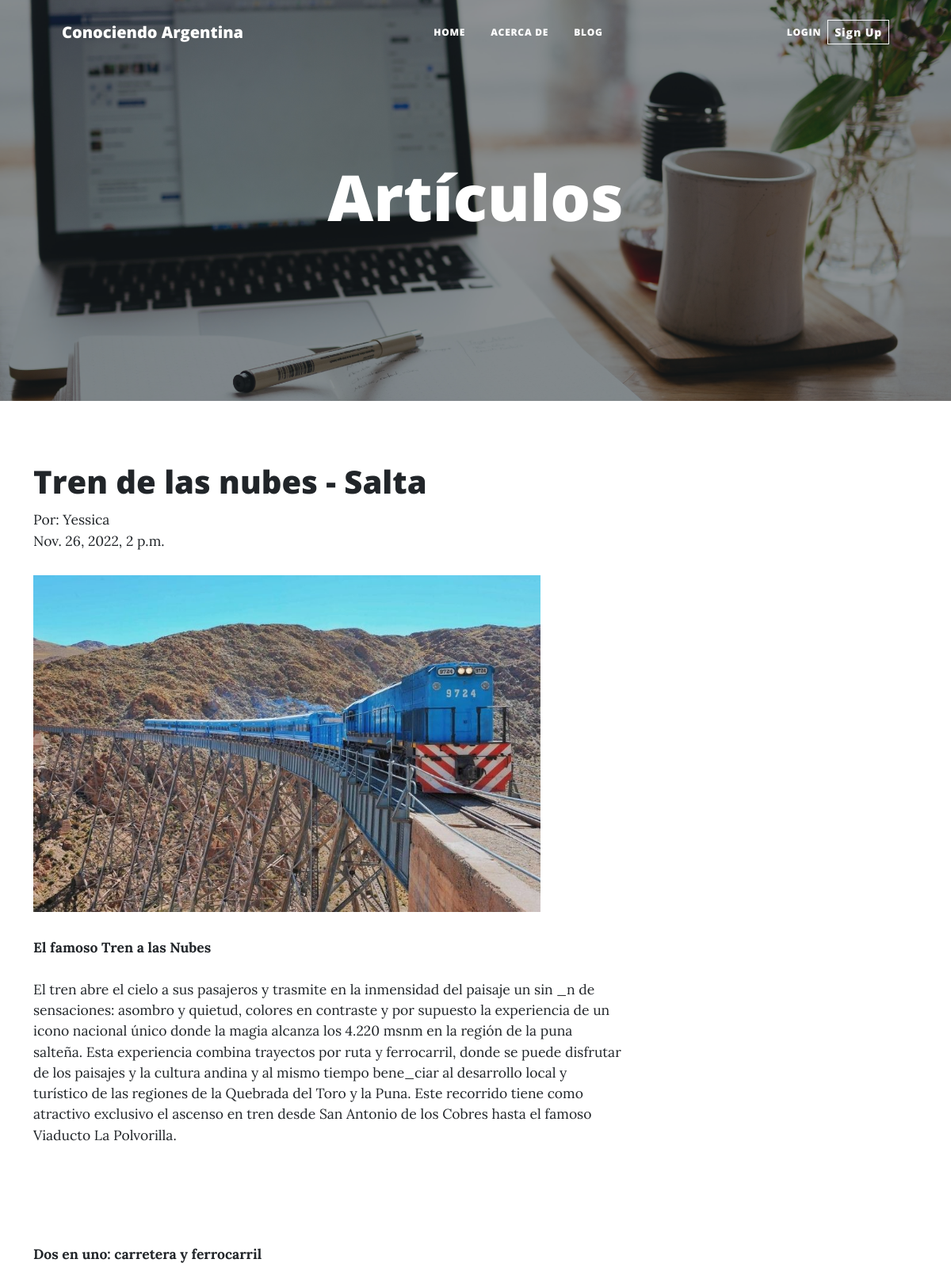
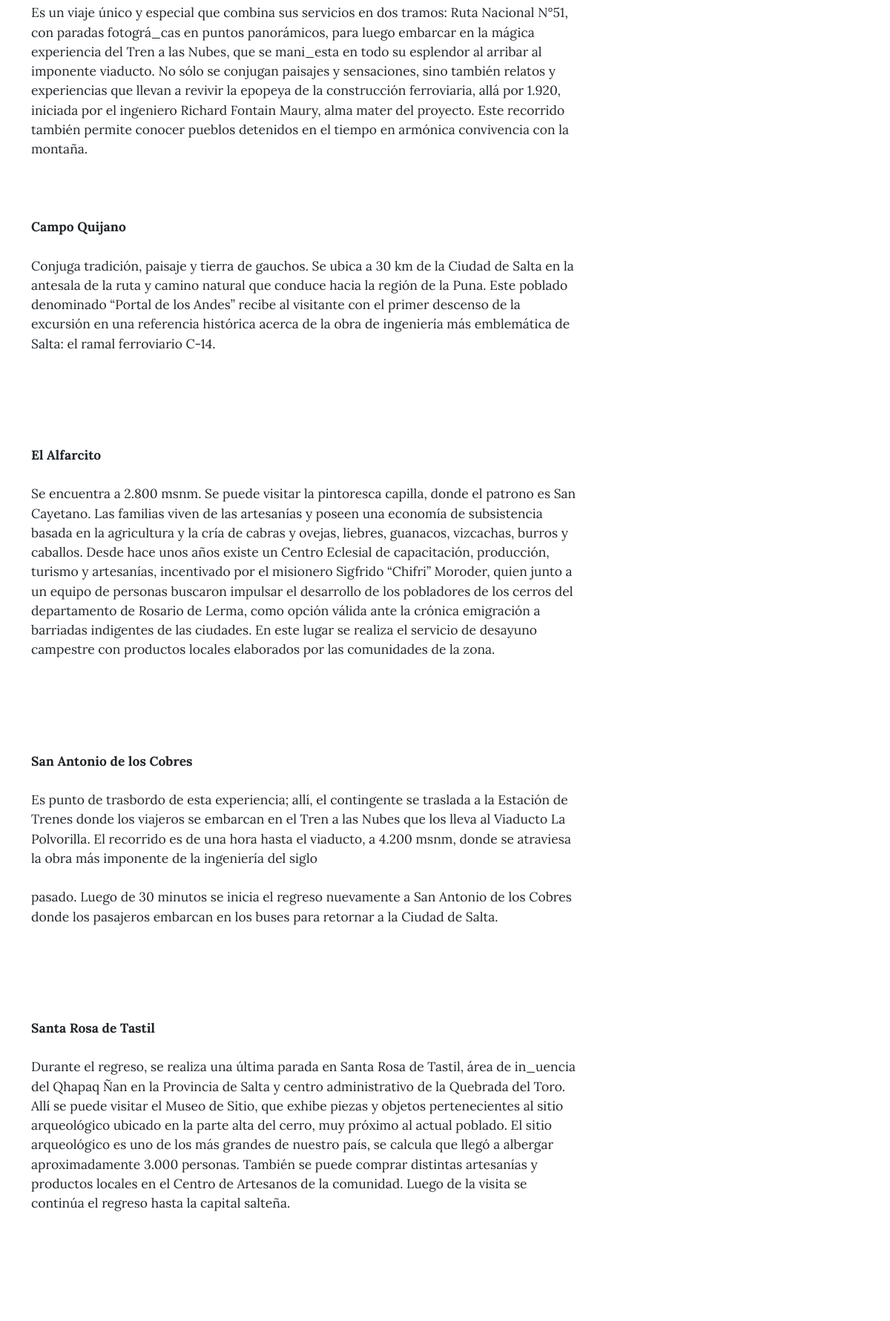
Page /post/7 (upper part) on the committed database (2 pictures, top to bottom).
### blog/models.py (models this page shows, shortened)
class Post(models.Model):
    titulo = models.CharField(max_length=100)
    imagen_portada = models.ImageField(default='default.jpg', upload_to='images/', null=True, blank=True)
    contenido = RichTextField(blank=True, null=True)
    fecha_creacion = models.DateTimeField(default=timezone.now)
    fecha_publicacion = models.DateTimeField(blank=True, null=True)
    autor = models.ForeignKey('auth.User', on_delete=models.CASCADE)
    avatar = models.ImageField(default='default.jpg', upload_to='avatars/', null=True)
    slug = models.CharField

### blog/views.py (the view)
# urls.py: path('post/<pk>', views.PostDetailView.as_view(), name='post_detail'),
class PostDetailView(DetailView):
    model = Post

### templates/blog/post_detail.html (shortened to what this page needs)
{% extends 'blog/base.html' %}
{% load static %}
{% block content %}
        <header class="masthead" style="background-image: url({% static 'assets/img/escritura.jpg' %})">
            <div class="container position-relative px-4 px-lg-5">
                <div class="row gx-4 gx-lg-5 justify-content-center">
                    <div class="col-md-10 col-lg-8 col-xl-7">
                        <div class="page-heading">
                            <h1>Artículos</h1>
                        </div>
                    </div>
                </div>
            </div>
        </header>
        <br/>
    <main role= "main" class="container">
        <div class="Row">
            <div class="col-md-8 blog-main">
                <h1 class='posttitle loader'>{{ post.titulo }}</h1>
                    <small>Por:
                        {{ post.autor.username }}
                    {% if post.fecha_publicacion %}
                        <div class="date postdate">
                            {{ post.fecha_publicacion }}
                        </div>
                    {% else %}
                        <a class="btn btn-success" href="{% url 'post_publish' pk=post.pk %}">Publish</a>
                    {% endif %}
                <br/>
                    <img src=" {{ post.imagen_portada.url }}",  width="640" height="425">
                    <p class='postcontent'>{{ post.contenido|safe|linebreaksbr }}</p>
                <br/>
        </div>
        <br/>  <br/>  <br/>
{% endblock content %}

### rows in the picture
Post: titulo "Tren de las nubes - Salta", autor.username "Yessica", fecha_publicacion "Nov. 26, 2022, 2 p.m.", imagen_portada (picture), contenido "El famoso Tren a las Nubes El tren abre el cielo a sus pasajeros y trasmite en la inmensidad del paisaje un sin _n de sensaciones: asombro y quietud, colores en contraste y por supuesto la experiencia de un icono nacional único donde la magia alcanza los 4.220 msnm en la región de la puna salteña. Esta experiencia combina trayectos por ruta y ferrocarril, donde se puede disfrutar de los paisajes y la cultura andina y al mismo tiempo bene_ciar al desarrollo local y turístico de las regiones de la Quebrada del Toro y la Puna. Este recorrido tiene como atractivo exclusivo el ascenso en tren desde San Antonio de los Cobres hasta el famoso Viaducto La Polvorilla. Dos en uno: carretera y…"
